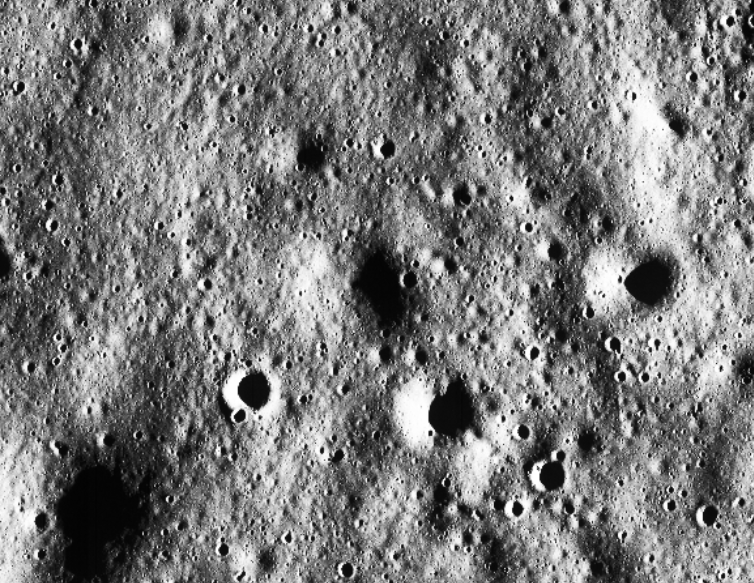
#> input picture images/image1.jpg, 754 x 583 px
$ python sift_match.py
#> lines starting #> are read from the running program, lines starting #| are printed output that depends on the picture
import cv2
import os
import numpy as np


# ============================================================
# 1. PROJECT PATHS
# ============================================================

BASE_DIR = os.path.dirname(os.path.abspath(__file__))

IMAGE_DIR = os.path.join(BASE_DIR, "images")
OUTPUT_DIR = os.path.join(BASE_DIR, "outputs")

os.makedirs(OUTPUT_DIR, exist_ok=True)

image1_path = os.path.join(IMAGE_DIR, "image1.jpg")
image2_path = os.path.join(IMAGE_DIR, "image2.jpg")


# ============================================================
# 2. LOAD IMAGES
# ============================================================

image1 = cv2.imread(image1_path)
#> image1 is the input picture: shape (583, 754, 3); min 2, max 255, mean 122.3
image2 = cv2.imread(image2_path)
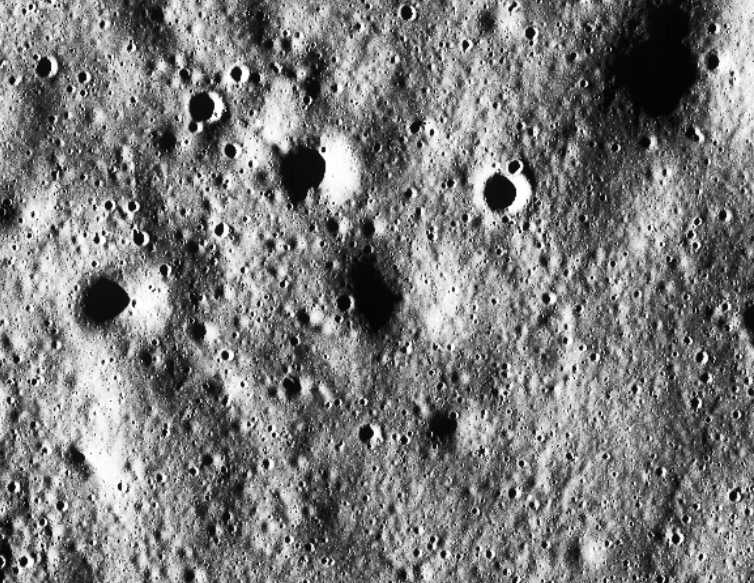
#> input picture images/image2.jpg, 754 x 583 px
#> image2 is the input picture: shape (583, 754, 3); min 2, max 255, mean 122.3

if image1 is None:
    print("ERROR: Could not load image 1:")
    print(image1_path)
    exit()

if image2 is None:
    print("ERROR: Could not load image 2:")
    print(image2_path)
    exit()

print("Image 1 loaded successfully!")
print("Image 2 loaded successfully!")

print("Image 1 dimensions:", image1.shape)
#| Image 1 dimensions: (583, 754, 3)
print("Image 2 dimensions:", image2.shape)
#| Image 2 dimensions: (583, 754, 3)


# ============================================================
# 3. CONVERT TO GRAYSCALE
# ============================================================

gray1 = cv2.cvtColor(
    image1,
    cv2.COLOR_BGR2GRAY
)

gray2 = cv2.cvtColor(
    image2,
    cv2.COLOR_BGR2GRAY
)


# ============================================================
# 4. CREATE SIFT DETECTOR
# ============================================================

sift = cv2.SIFT_create(
    nfeatures=5000,
    nOctaveLayers=4,
    contrastThreshold=0.025,
    edgeThreshold=10,
    sigma=1.6
)


# ============================================================
# 5. DETECT KEYPOINTS AND DESCRIPTORS
# ============================================================

kp1, des1 = sift.detectAndCompute(
    gray1,
    None
)
#> kp1 = 5001 keypoints; strongest (x, y, size): (430, 433, 3.1), (511, 198, 2.9), (518, 509, 7.3), (634, 96, 3.7)

kp2, des2 = sift.detectAndCompute(
    gray2,
    None
)
#> kp2 = 5001 keypoints; strongest (x, y, size): (323, 149, 3.1), (236, 74, 7.3), (242, 384, 2.9), (432, 132, 3.4)

print()
print("Keypoints image 1:", len(kp1))
#| Keypoints image 1: 5001
print("Keypoints image 2:", len(kp2))
#| Keypoints image 2: 5001


if des1 is None or des2 is None:
    print("ERROR: Could not calculate descriptors.")
    exit()


# ============================================================
# 6. CREATE FLANN MATCHER
# ============================================================

FLANN_INDEX_KDTREE = 1

index_params = {
    "algorithm": FLANN_INDEX_KDTREE,
    "trees": 10
}

search_params = {
    "checks": 500
}

flann = cv2.FlannBasedMatcher(
    index_params,
    search_params
)


# ============================================================
# 7. FORWARD MATCHING
# IMAGE 1 → IMAGE 2
# ============================================================

forward_matches = flann.knnMatch(
    des1,
    des2,
    k=2
)
#> forward_matches = 5001 matches


# ============================================================
# 8. BACKWARD MATCHING
# IMAGE 2 → IMAGE 1
# ============================================================

backward_matches = flann.knnMatch(
    des2,
    des1,
    k=2
)
#> backward_matches = 5001 matches


# ============================================================
# 9. LOWE RATIO TEST
# ============================================================

ratio = 0.65

forward_good = {}

for pair in forward_matches:

    if len(pair) < 2:
        continue

    m, n = pair

    if m.distance < ratio * n.distance:
        forward_good[m.queryIdx] = m
#> after the loop, forward_good = 4688 items


backward_good = {}

for pair in backward_matches:

    if len(pair) < 2:
        continue

    m, n = pair

    if m.distance < ratio * n.distance:
        backward_good[m.queryIdx] = m
#> after the loop, backward_good = 4684 items


print()
print("Matches after ratio test:", len(forward_good))
#| Matches after ratio test: 4688


# ============================================================
# 10. MUTUAL / CROSS-CHECK MATCHING
# ============================================================

mutual_matches = []

for idx1, match in forward_good.items():

    idx2 = match.trainIdx

    if idx2 in backward_good:

        reverse_match = backward_good[idx2]

        if reverse_match.trainIdx == idx1:

            mutual_matches.append(match)
#> this loop made 4688 passes
#> (idx1, idx2) on passes 1 to 3: (0, 1848), (1, 617), (2, 696)
#> after the loop, mutual_matches = 4677 matches


print("Mutual matches:", len(mutual_matches))
#| Mutual matches: 4677


# ============================================================
# 11. SORT MATCHES BY QUALITY
# ============================================================

mutual_matches = sorted(
    mutual_matches,
    key=lambda x: x.distance
)


# Keep the best matches for geometric verification
MAX_CANDIDATES = 500

candidate_matches = mutual_matches[:MAX_CANDIDATES]
#> candidate_matches = 500 matches

print(
    "Candidates for geometry:",
    len(candidate_matches)
)
#| Candidates for geometry: 500


# ============================================================
# 12. CHECK WHETHER ENOUGH MATCHES EXIST
# ============================================================

if len(candidate_matches) < 4:

    print()
    print("ERROR: Not enough matches for homography.")
    print("Try adjusting the SIFT or ratio-test parameters.")
    exit()


# ============================================================
# 13. EXTRACT MATCHING POINTS
# ============================================================

src_pts = np.float32([
    kp1[m.queryIdx].pt
    for m in candidate_matches
]).reshape(-1, 1, 2)
#> src_pts = 500 rows, first 8: [369, 107.6], [751.2, 261], [2.37, 94.3], [2.38, 52.84], [2.38, 52.84], [2.38, 52.84], [2.4, 32.73], [750.3, 46.34]


dst_pts = np.float32([
    kp2[m.trainIdx].pt
    for m in candidate_matches
]).reshape(-1, 1, 2)
#> dst_pts = 500 rows, first 8: [384.5, 474.9], [2.28, 321.5], [751.1, 488.2], [751.1, 529.7], [751.1, 529.7], [751.1, 529.7], [751.1, 549.8], [3.24, 536.2]


# ============================================================
# 14. FIND HOMOGRAPHY USING RANSAC
# ============================================================

H, mask = cv2.findHomography(
    src_pts,
    dst_pts,
    cv2.RANSAC,
    3.0,
    maxIters=5000,
    confidence=0.995
)
#> H = [[-1, 4.07e-09, 753.5], [1.19e-09, -1, 582.5], [1.51e-11, -4.33e-12, 1]]; mask = 500 values from 1 to 1


if H is None:

    print()
    print("ERROR: Homography could not be calculated.")
    exit()


# ============================================================
# 15. EXTRACT RANSAC INLIERS
# ============================================================

mask = mask.ravel()

final_matches = [
    candidate_matches[i]
    for i in range(len(candidate_matches))
    if mask[i] == 1
]
#> final_matches = 500 matches


# ============================================================
# 16. MATCH STATISTICS
# ============================================================

total_candidates = len(candidate_matches)
#> total_candidates = 500

total_inliers = len(final_matches)
#> total_inliers = 500

inlier_ratio = (
    total_inliers / total_candidates
    if total_candidates > 0
    else 0
)
#> inlier_ratio = 1


print()
print("================ MATCH RESULTS ================")

print(
    "Keypoints image 1:",
    len(kp1)
)
#| Keypoints image 1: 5001

print(
    "Keypoints image 2:",
    len(kp2)
)
#| Keypoints image 2: 5001

print(
    "Forward ratio matches:",
    len(forward_good)
)
#| Forward ratio matches: 4688

print(
    "Backward ratio matches:",
    len(backward_good)
)
#| Backward ratio matches: 4684

print(
    "Mutual matches:",
    len(mutual_matches)
)
#| Mutual matches: 4677

print(
    "RANSAC candidates:",
    total_candidates
)
#| RANSAC candidates: 500

print(
    "Final valid matches:",
    total_inliers
)
#| Final valid matches: 500

print(
    f"Inlier ratio: {inlier_ratio:.2%}"
)
#| Inlier ratio: 100.00%


# ============================================================
# 17. CALCULATE REPROJECTION ERROR
# ============================================================

projected_points = cv2.perspectiveTransform(
    src_pts,
    H
)
#> projected_points has the same summary as dst_pts

errors = np.linalg.norm(
    projected_points - dst_pts,
    axis=2
).ravel()
#> errors = 500 values, max 6.7e-05 at index 7, min 0 at index 0, mean 1.85e-05


inlier_errors = errors[mask == 1]
#> inlier_errors has the same summary as errors


if len(inlier_errors) > 0:

    mean_error = np.mean(
        inlier_errors
    )
#> mean_error = 1.85e-05

    max_error = np.max(
        inlier_errors
    )
#> max_error = 6.7e-05

    median_error = np.median(
        inlier_errors
    )
#> median_error = 1.72e-05

    rmse = np.sqrt(
        np.mean(
            inlier_errors ** 2
        )
    )
#> rmse = 2.39e-05

    print()
    print("================ GEOMETRIC ACCURACY ================")

    print(
        f"Mean reprojection error:   {mean_error:.2f} pixels ({mean_error:.2e} px)"
    )
#| Mean reprojection error:   0.00 pixels (1.85e-05 px)

    print(
        f"Median reprojection error: {median_error:.2f} pixels ({median_error:.2e} px)"
    )
#| Median reprojection error: 0.00 pixels (1.72e-05 px)

    print(
        f"Maximum reprojection error: {max_error:.2f} pixels ({max_error:.2e} px)"
    )
#| Maximum reprojection error: 0.00 pixels (6.70e-05 px)

    print(
        f"RMSE:                       {rmse:.2f} pixels ({rmse:.2e} px)"
    )
#| RMSE:                       0.00 pixels (2.39e-05 px)


# ============================================================
# 18. DRAW ONLY VERIFIED MATCHES
# ============================================================

matched_image = cv2.drawMatches(
    image1,
    kp1,
    image2,
    kp2,
    final_matches,
    None,
    flags=cv2.DrawMatchesFlags_NOT_DRAW_SINGLE_POINTS
)
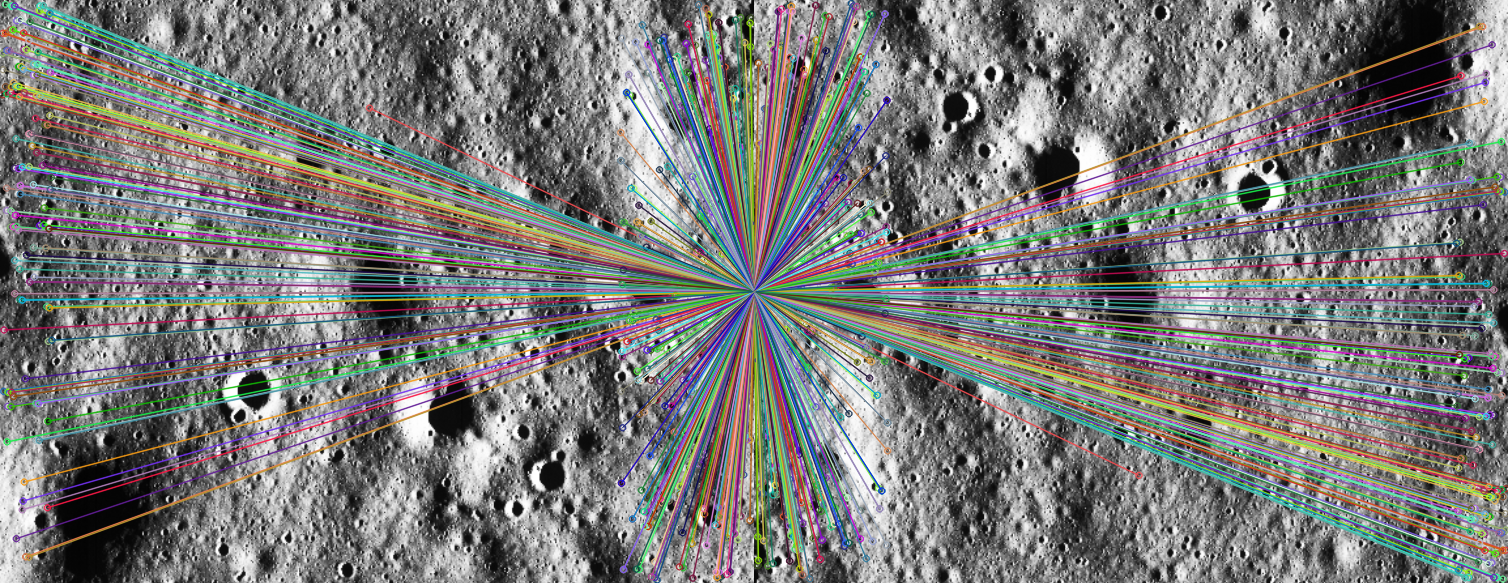
#> matched_image: shape (583, 1508, 3); mean B, G, R 120.9, 122.1, 122.1


final_matches_path = os.path.join(
    OUTPUT_DIR,
    "final_matches.jpg"
)

cv2.imwrite(
    final_matches_path,
    matched_image
)

print()
print(
    "Saved:",
    final_matches_path
)


# ============================================================
# 19. DRAW KEYPOINTS
# ============================================================

keypoints_image1 = cv2.drawKeypoints(
    image1,
    kp1,
    None,
    flags=cv2.DRAW_MATCHES_FLAGS_DRAW_RICH_KEYPOINTS
)
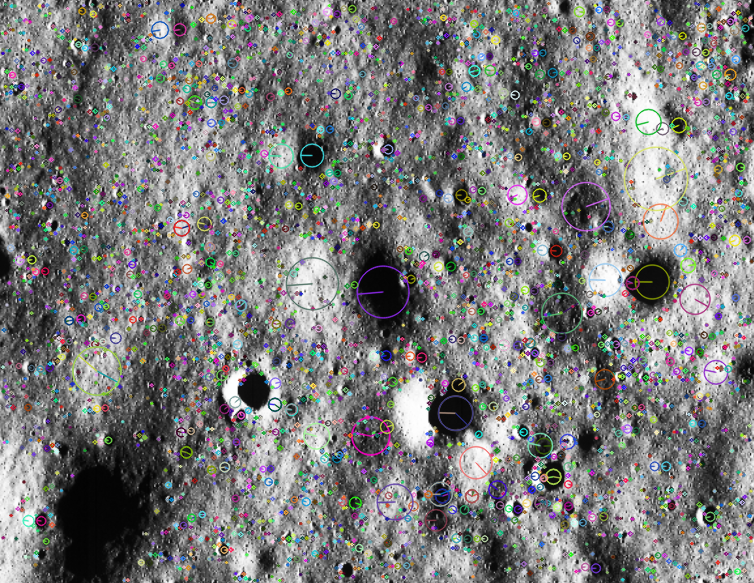
#> keypoints_image1: shape (583, 754, 3); mean B, G, R 122.6, 122.7, 122.5

keypoints_image2 = cv2.drawKeypoints(
    image2,
    kp2,
    None,
    flags=cv2.DRAW_MATCHES_FLAGS_DRAW_RICH_KEYPOINTS
)
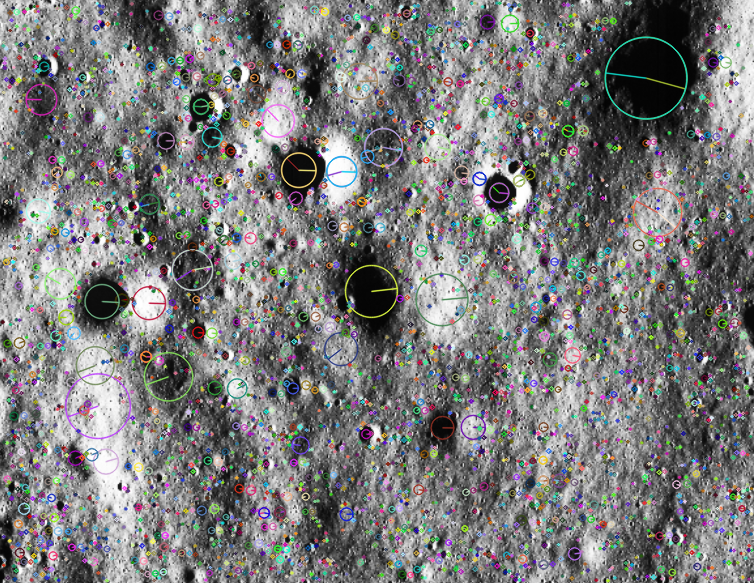
#> keypoints_image2: shape (583, 754, 3); mean B, G, R 122.8, 122.8, 122.9


keypoints1_path = os.path.join(
    OUTPUT_DIR,
    "keypoints_image1.jpg"
)

keypoints2_path = os.path.join(
    OUTPUT_DIR,
    "keypoints_image2.jpg"
)


cv2.imwrite(
    keypoints1_path,
    keypoints_image1
)

cv2.imwrite(
    keypoints2_path,
    keypoints_image2
)


print(
    "Saved:",
    keypoints1_path
)

print(
    "Saved:",
    keypoints2_path
)


# ============================================================
# 20. ALIGN IMAGE 1 TO IMAGE 2
# ============================================================

height2, width2 = image2.shape[:2]
#> height2 = 583; width2 = 754


aligned_image = cv2.warpPerspective(
    image1,
    H,
    (width2, height2)
)
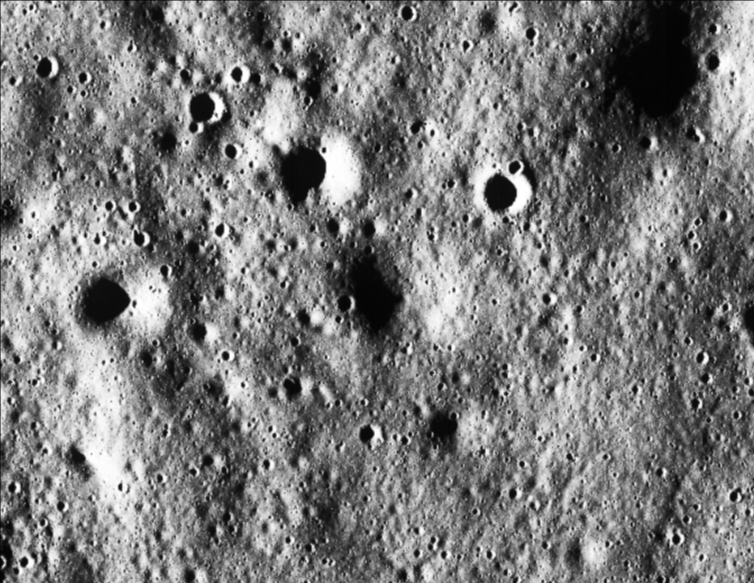
#> aligned_image: shape (583, 754, 3); min 3, max 255, mean 122.2


aligned_path = os.path.join(
    OUTPUT_DIR,
    "aligned_image.jpg"
)


cv2.imwrite(
    aligned_path,
    aligned_image
)


print(
    "Saved:",
    aligned_path
)


# ============================================================
# 21. CREATE OVERLAY
# ============================================================

overlay = cv2.addWeighted(
    aligned_image,
    0.5,
    image2,
    0.5,
    0
)


overlay_path = os.path.join(
    OUTPUT_DIR,
    "alignment_overlay.jpg"
)


cv2.imwrite(
    overlay_path,
    overlay
)


print(
    "Saved:",
    overlay_path
)


# ============================================================
# 22. CREATE DIFFERENCE IMAGE
# ============================================================

aligned_gray = cv2.cvtColor(
    aligned_image,
    cv2.COLOR_BGR2GRAY
)

gray2_for_difference = cv2.cvtColor(
    image2,
    cv2.COLOR_BGR2GRAY
)


difference = cv2.absdiff(
    aligned_gray,
    gray2_for_difference
)
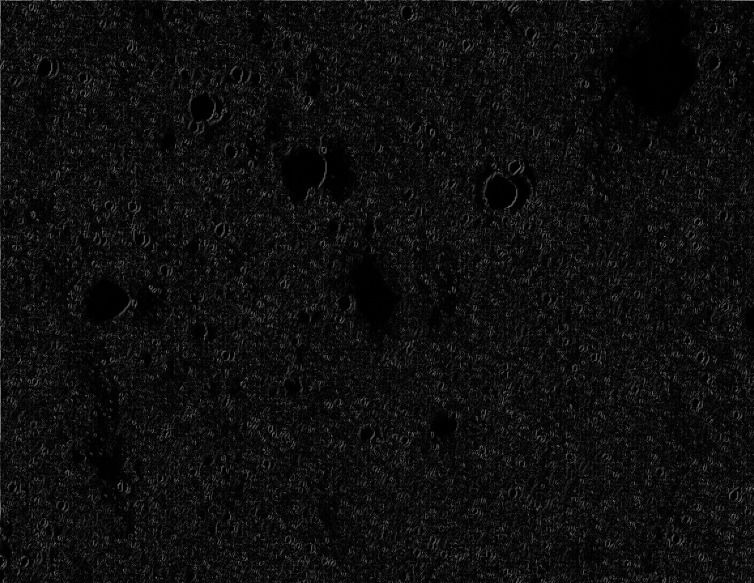
#> difference: shape (583, 754); min 0, max 141, mean 14.2


# Normalize difference for better visibility
difference = cv2.normalize(
    difference,
    None,
    0,
    255,
    cv2.NORM_MINMAX
)
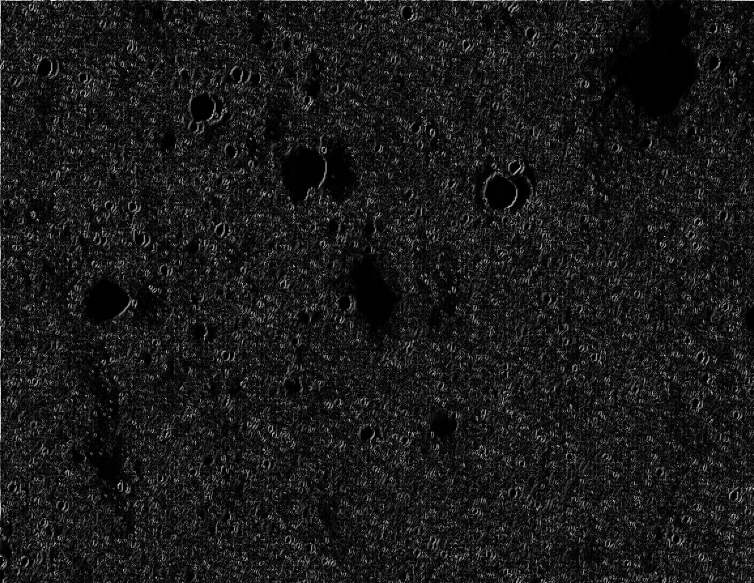
#> difference: shape (583, 754); min 0, max 255, mean 25.6


difference_path = os.path.join(
    OUTPUT_DIR,
    "difference.jpg"
)


cv2.imwrite(
    difference_path,
    difference
)


print(
    "Saved:",
    difference_path
)


# ============================================================
# 23. SAVE HOMOGRAPHY MATRIX
# ============================================================

homography_path = os.path.join(
    OUTPUT_DIR,
    "homography.txt"
)


np.savetxt(
    homography_path,
    H,
    fmt="%.8f"
)


print(
    "Saved:",
    homography_path
)


# ============================================================
# 24. FINAL SUMMARY
# ============================================================

print()
print("================================================")
print("              ATLAS PROTOTYPE")
print("================================================")

print("Input Image 1 :", image1_path)
print("Input Image 2 :", image2_path)

print()
print("Keypoints 1   :", len(kp1))
#| Keypoints 1   : 5001
print("Keypoints 2   :", len(kp2))
#| Keypoints 2   : 5001
print("Mutual Matches:", len(mutual_matches))
#| Mutual Matches: 4677
print("RANSAC Inliers:", total_inliers)
#| RANSAC Inliers: 500
print(f"Inlier Ratio  : {inlier_ratio:.2%}")
#| Inlier Ratio  : 100.00%

if len(inlier_errors) > 0:
    print(f"RMSE          : {rmse:.2f} pixels")
#| RMSE          : 0.00 pixels

print()
print("Outputs saved in:")
print(OUTPUT_DIR)

print()
print("================================================")
print("             PROCESS COMPLETE")
